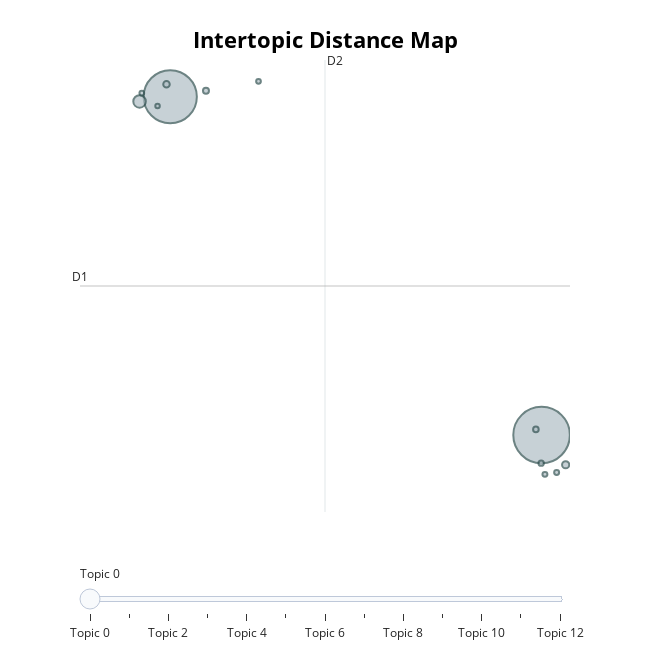

The notebook cell this image was saved under:
### Code cell
model.visualize_topics()

### Figure 1 — Plotly figure (JSON) as saved in the notebook; plotly's stock layout.template omitted (floating-point values rounded to 4 significant figures)
{"data": [{"customdata": [[0, "bike | car | good | transport | public", 1428], [1, "storing | genial | commercial | outcome | modern", 1264], [2, "good | excellent | nice | great | maintained", 70], [3, "expensive | spacenot | perfect | connections | good", 23], [4, "ideal | visit | gain | combinatie | competition", 19], [5, "beautiful | view | port | architectural | canal", 16], [6, "rude | service | bad | workers | exceedingly", 14], [7, "always | place | drama | spot | dramais", 13], [8, "close | closed | station | quickly | permanently", 11], [9, "busy | saturday | affair | busysoooooo | eating", 11], [10, "top | target | magn | italy | south", 10], [11, "super | organized | fun | smooth | love", 10], [12, "solution | smooth | good | easypr | manuvering", 9]], "hovertemplate": "<b>Topic %{customdata[0]}</b><br>%{customdata[1]}<br>Size: %{customdata[2]}", "legendgroup": "", "marker": {"color": "#B0BEC5", "line": {"color": "DarkSlateGrey", "width": 2}, "size": [1428, 1264, 70, 23, 19, 16, 14, 13, 11, 11, 10, 10, 9], "sizemode": "area", "sizeref": 0.8925, "symbol": "circle"}, "mode": "markers", "name": "", "orientation": "v", "showlegend": false, "type": "scatter", "x": [0.1327, -9.888, -10.72, 0.7826, -9.989, -8.924, -0.02063, 0.1218, 0.2234, 0.5395, -7.506, -10.65, -10.23], "xaxis": "x", "y": [-11.23, 6.73, 6.483, -12.81, 7.396, 7.052, -10.93, -12.72, -13.32, -13.23, 7.549, 6.929, 6.246], "yaxis": "y"}], "layout": {"annotations": [{"showarrow": false, "text": "D1", "x": -12.32, "y": -3.318, "yshift": 10}, {"showarrow": false, "text": "D2", "x": -5.712, "xshift": 10, "y": 8.682}], "height": 650, "hoverlabel": {"bgcolor": "white", "font": {"family": "Rockwell", "size": 16}}, "legend": {"itemsizing": "constant", "tracegroupgap": 0}, "margin": {"t": 60}, "shapes": [{"line": {"color": "#CFD8DC", "width": 2}, "type": "line", "x0": -5.712, "x1": -5.712, "y0": -15.32, "y1": 8.682}, {"line": {"color": "#9E9E9E", "width": 2}, "type": "line", "x0": -12.32, "x1": 0.9, "y0": -3.318, "y1": -3.318}], "sliders": [{"active": 0, "pad": {"t": 50}, "steps": [{"args": [{"marker.color": [["red", "#B0BEC5", "#B0BEC5", "#B0BEC5", "#B0BEC5", "#B0BEC5", "#B0BEC5", "#B0BEC5", "#B0BEC5", "#B0BEC5", "#B0BEC5", "#B0BEC5", "#B0BEC5"]]}], "label": "Topic 0", "method": "update"}, {"args": [{"marker.color": [["#B0BEC5", "red", "#B0BEC5", "#B0BEC5", "#B0BEC5", "#B0BEC5", "#B0BEC5", "#B0BEC5", "#B0BEC5", "#B0BEC5", "#B0BEC5", "#B0BEC5", "#B0BEC5"]]}], "label": "Topic 1", "method": "update"}, {"args": [{"marker.color": [["#B0BEC5", "#B0BEC5", "red", "#B0BEC5", "#B0BEC5", "#B0BEC5", "#B0BEC5", "#B0BEC5", "#B0BEC5", "#B0BEC5", "#B0BEC5", "#B0BEC5", "#B0BEC5"]]}], "label": "Topic 2", "method": "update"}, {"args": [{"marker.color": [["#B0BEC5", "#B0BEC5", "#B0BEC5", "red", "#B0BEC5", "#B0BEC5", "#B0BEC5", "#B0BEC5", "#B0BEC5", "#B0BEC5", "#B0BEC5", "#B0BEC5", "#B0BEC5"]]}], "label": "Topic 3", "method": "update"}, {"args": [{"marker.color": [["#B0BEC5", "#B0BEC5", "#B0BEC5", "#B0BEC5", "red", "#B0BEC5", "#B0BEC5", "#B0BEC5", "#B0BEC5", "#B0BEC5", "#B0BEC5", "#B0BEC5", "#B0BEC5"]]}], "label": "Topic 4", "method": "update"}, {"args": [{"marker.color": [["#B0BEC5", "#B0BEC5", "#B0BEC5", "#B0BEC5", "#B0BEC5", "red", "#B0BEC5", "#B0BEC5", "#B0BEC5", "#B0BEC5", "#B0BEC5", "#B0BEC5", "#B0BEC5"]]}], "label": "Topic 5", "method": "update"}, {"args": [{"marker.color": [["#B0BEC5", "#B0BEC5", "#B0BEC5", "#B0BEC5", "#B0BEC5", "#B0BEC5", "red", "#B0BEC5", "#B0BEC5", "#B0BEC5", "#B0BEC5", "#B0BEC5", "#B0BEC5"]]}], "label": "Topic 6", "method": "update"}, {"args": [{"marker.color": [["#B0BEC5", "#B0BEC5", "#B0BEC5", "#B0BEC5", "#B0BEC5", "#B0BEC5", "#B0BEC5", "red", "#B0BEC5", "#B0BEC5", "#B0BEC5", "#B0BEC5", "#B0BEC5"]]}], "label": "Topic 7", "method": "update"}, {"args": [{"marker.color": [["#B0BEC5", "#B0BEC5", "#B0BEC5", "#B0BEC5", "#B0BEC5", "#B0BEC5", "#B0BEC5", "#B0BEC5", "red", "#B0BEC5", "#B0BEC5", "#B0BEC5", "#B0BEC5"]]}], "label": "Topic 8", "method": "update"}, {"args": [{"marker.color": [["#B0BEC5", "#B0BEC5", "#B0BEC5", "#B0BEC5", "#B0BEC5", "#B0BEC5", "#B0BEC5", "#B0BEC5", "#B0BEC5", "red", "#B0BEC5", "#B0BEC5", "#B0BEC5"]]}], "label": "Topic 9", "method": "update"}, {"args": [{"marker.color": [["#B0BEC5", "#B0BEC5", "#B0BEC5", "#B0BEC5", "#B0BEC5", "#B0BEC5", "#B0BEC5", "#B0BEC5", "#B0BEC5", "#B0BEC5", "red", "#B0BEC5", "#B0BEC5"]]}], "label": "Topic 10", "method": "update"}, {"args": [{"marker.color": [["#B0BEC5", "#B0BEC5", "#B0BEC5", "#B0BEC5", "#B0BEC5", "#B0BEC5", "#B0BEC5", "#B0BEC5", "#B0BEC5", "#B0BEC5", "#B0BEC5", "red", "#B0BEC5"]]}], "label": "Topic 11", "method": "update"}, {"args": [{"marker.color": [["#B0BEC5", "#B0BEC5", "#B0BEC5", "#B0BEC5", "#B0BEC5", "#B0BEC5", "#B0BEC5", "#B0BEC5", "#B0BEC5", "#B0BEC5", "#B0BEC5", "#B0BEC5", "red"]]}], "label": "Topic 12", "method": "update"}]}], "title": {"font": {"color": "Black", "size": 22}, "text": "<b>Intertopic Distance Map</b>", "x": 0.5, "xanchor": "center", "y": 0.95, "yanchor": "top"}, "width": 650, "xaxis": {"anchor": "y", "domain": [0, 1], "range": [-12.32, 0.9], "title": {"text": ""}, "visible": false}, "yaxis": {"anchor": "x", "domain": [0, 1], "range": [-15.32, 8.682], "title": {"text": ""}, "visible": false}}}
